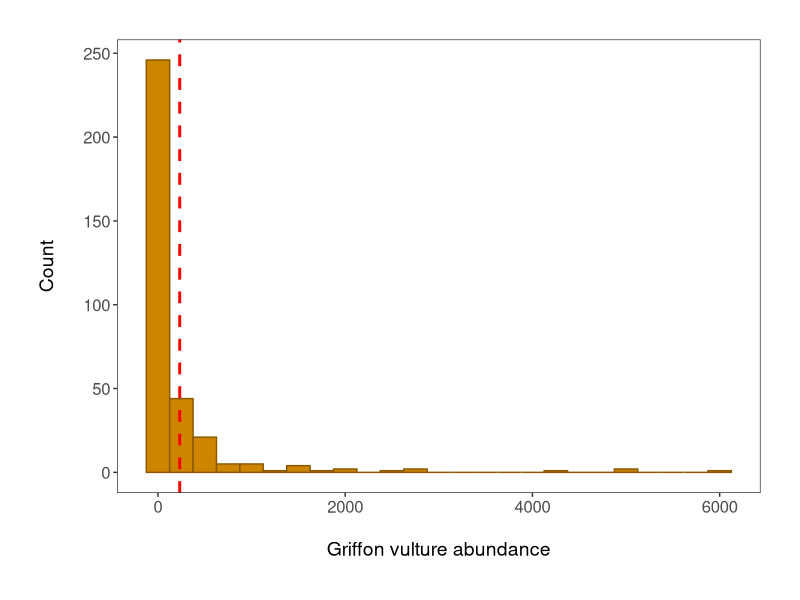
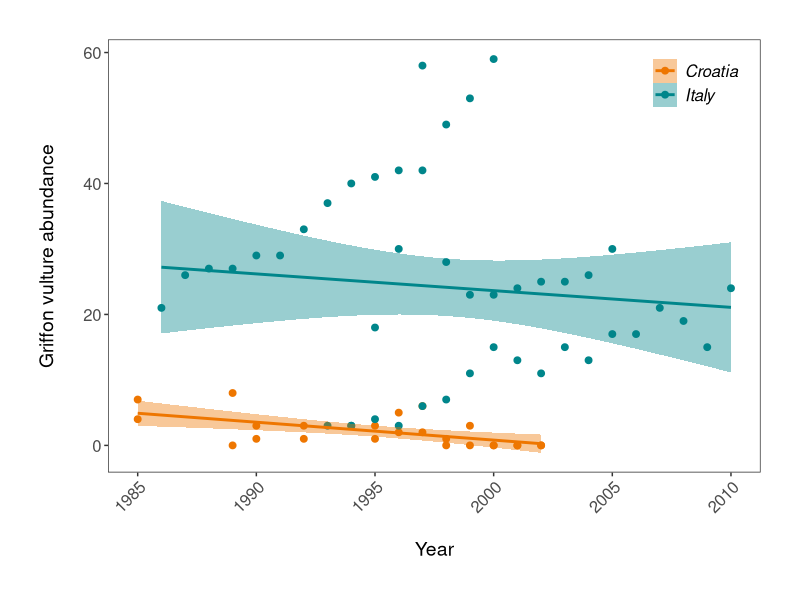
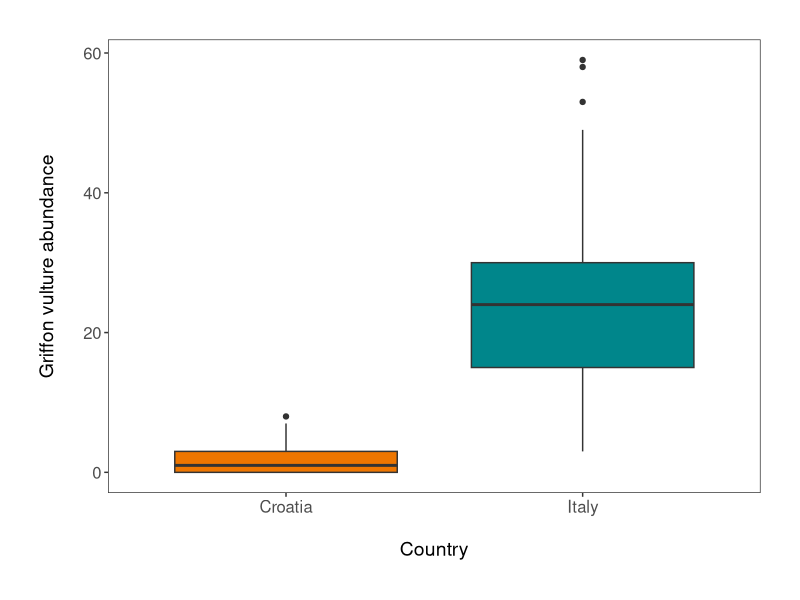
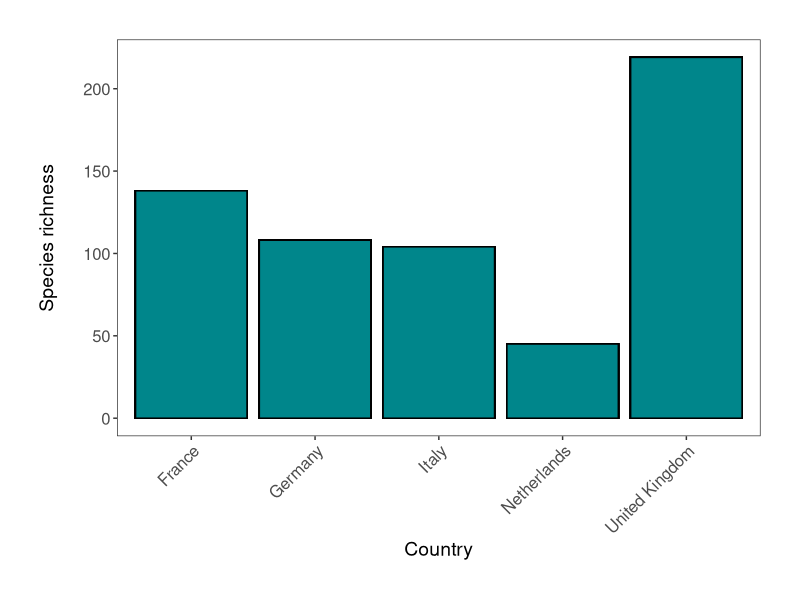
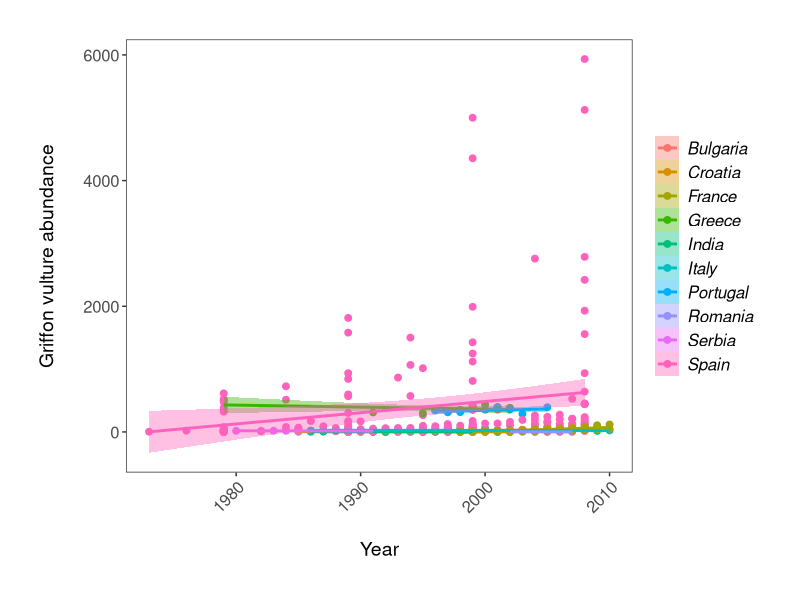
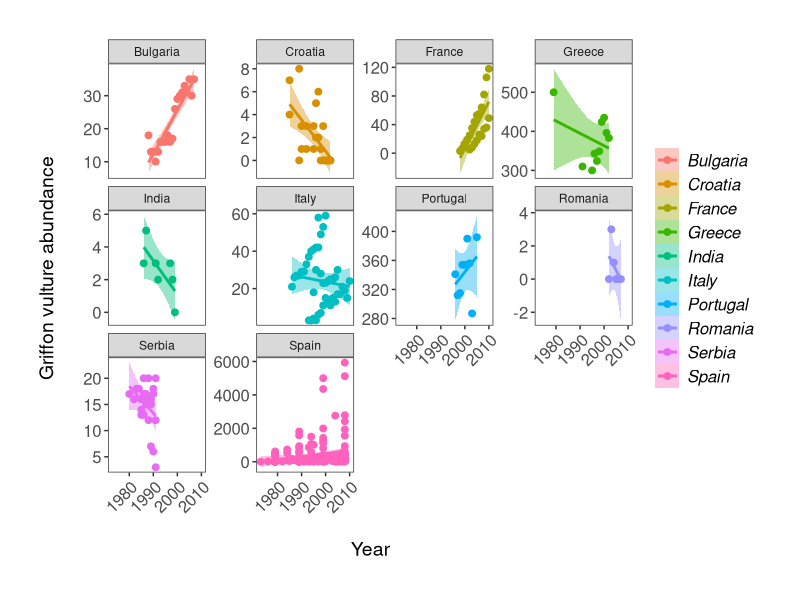
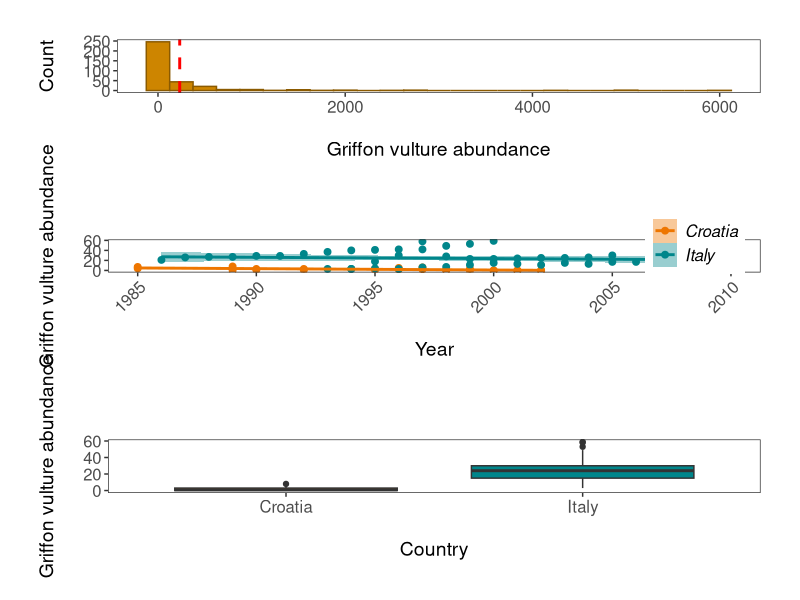
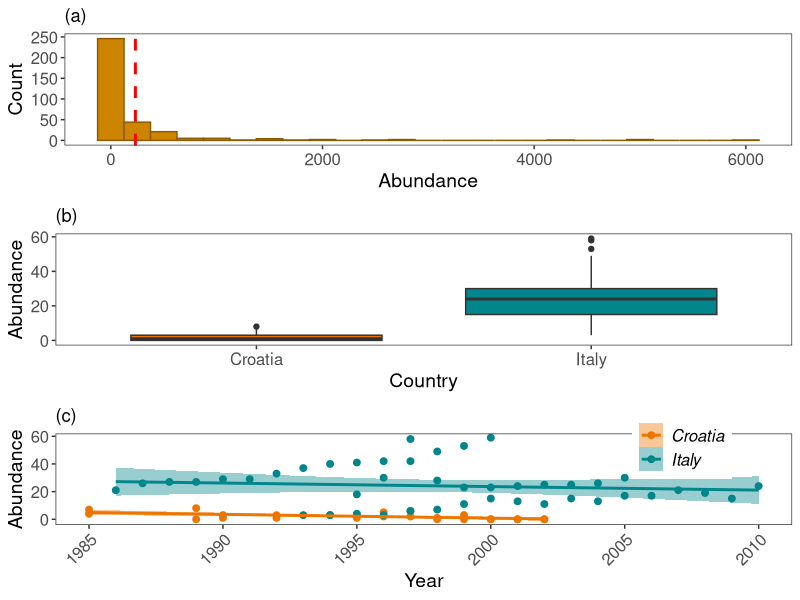

Source code (R) for these figures, in order:
# Data Visualization tutorial #

# Libraries ----

library(tidyr)
library(dplyr)
library(ggplot2)
library(readr)
library(gridExtra)

# Load and check LPI data ----

LPI <- read.csv("LPIdata_CC.csv")
str(LPI)

# Data wrangling to select variables + species of interest ----

LPI2 <- gather(LPI, "year", "abundance", 9:53)  # long format

LPI2$year <- parse_number(LPI2$year)
LPI2$abundance <- as.numeric(LPI2$abundance)

vulture <- LPI2 %>% 
  filter(Common.Name == "Griffon vulture / Eurasian griffon") %>% 
  na.omit()

# Create plots using ggplot ----

# Abundance of vultures with mean line ----
(vulture_hist <- ggplot(vulture, aes(x = abundance)) +
    geom_histogram(binwidth = 250, colour = "#8B5A00", fill = "#CD8500") +
    geom_vline(aes(xintercept = mean(abundance)), 
               colour = "red", linetype = "dashed", size=1) +
    theme_bw() +
    ylab("Count\n") +
    xlab("\nGriffon vulture abundance") +
    theme(axis.text = element_text(size = 12), 
          axis.title = element_text(size = 14, face = "plain"),
          panel.grid = element_blank(), 
          plot.margin = unit(c(1,1,1,1), units = , "cm")))

# Abundance of vultures in Croatia and Italy by year + linear model fit ----
vultureITCR <- filter(vulture, Country.list %in% c("Croatia", "Italy"))

(vulture_scatter <- ggplot(vultureITCR, aes (x = year, y = abundance, colour = Country.list)) +
    geom_point(size = 2) +   
    geom_smooth(method = "lm", aes(fill = Country.list)) +  # Adding linear model fit, colour-code by country
    theme_bw() +
    scale_fill_manual(values = c("#EE7600", "#00868B")) +   # Adding custom colours for solid geoms (ribbon)
    scale_colour_manual(values = c("#EE7600", "#00868B"),   # Adding custom colours for lines and points
                        labels = c("Croatia", "Italy")) +   # Adding labels for the legend
    ylab("Griffon vulture abundance\n") +                             
    xlab("\nYear")  +
    theme(axis.text.x = element_text(size = 12, angle = 45, vjust = 1, hjust = 1),  # making the years at a bit of an angle
          axis.text.y = element_text(size = 12),
          axis.title = element_text(size = 14, face = "plain"),                        
          panel.grid = element_blank(),  
          plot.margin = unit(c(1,1,1,1), units = , "cm"),  # Adding a 1cm margin around the plot
          legend.text = element_text(size = 12, face = "italic"),  
          legend.title = element_blank(),  # Removing the legend title
          legend.position = c(0.9, 0.9)))     

# Abundance of vultures by country boxplot ----
(vulture_boxplot <- ggplot(vultureITCR, aes(Country.list, abundance)) + 
    geom_boxplot(aes(fill = Country.list)) +
    theme_bw() +
    scale_fill_manual(values = c("#EE7600", "#00868B")) + 
    scale_colour_manual(values = c("#EE7600", "#00868B")) + 
    ylab("Griffon vulture abundance\n") +                             
    xlab("\nCountry")  +
    theme(axis.text = element_text(size = 12),
          axis.title = element_text(size = 14, face = "plain"),                     
          panel.grid = element_blank(),       
          plot.margin = unit(c(1,1,1,1), units = , "cm"),  
          legend.position = "none"))  # Removing legend - not needed with only 2 factors

# Richness of common names per country barplot ----
richness <- LPI2 %>% 
  filter (Country.list %in% c("United Kingdom", "Germany", "France", "Netherlands", "Italy")) %>%
  group_by(Country.list) %>%
  mutate(richness = (length(unique(Common.Name)))) # create new column based on how many unique common names (or species) there are in each country 

(richness_barplot <- ggplot(richness, aes(x = Country.list, y = richness)) +
    geom_bar(position = position_dodge(), stat = "identity", colour = "black", fill = "#00868B") +
    theme_bw() +
    ylab("Species richness\n") +                             
    xlab("Country")  +
    theme(axis.text.x = element_text(size = 12, angle = 45, vjust = 1, hjust = 1),  # Angled labels, so text doesn't overlap
          axis.text.y = element_text(size = 12),
          axis.title = element_text(size = 14, face = "plain"),                      
          panel.grid = element_blank(),                                          
          plot.margin = unit(c(1,1,1,1), units = , "cm")))

# Abundances of vultures every year in different countries ----
(vulture_scatter_all <- ggplot(vulture, aes (x = year, y = abundance, colour = Country.list)) +
    geom_point(size = 2) +                                               # Changing point size
    geom_smooth(method = "lm", aes(fill = Country.list)) +               # Adding linear model fit, colour-code by country
    theme_bw() +
    ylab("Griffon vulture abundance\n") +                             
    xlab("\nYear")  +
    theme(axis.text.x = element_text(size = 12, angle = 45, vjust = 1, hjust = 1),     # making the years at a bit of an angle
          axis.text.y = element_text(size = 12),
          axis.title = element_text(size = 14, face = "plain"),                        
          panel.grid = element_blank(),                                   # Removing the background grid lines               
          plot.margin = unit(c(1,1,1,1), units = , "cm"),                 # Adding a 1cm margin around the plot
          legend.text = element_text(size = 12, face = "italic"),         # Setting the font for the legend text
          legend.title = element_blank(),                                 # Removing the legend title
          legend.position = "right"))   

# BUT this is too much info = not visible 
# so change it intp panels 

(vulture_scatter_facets <- ggplot(vulture, aes (x = year, y = abundance, colour = Country.list)) +
    geom_point(size = 2) +                                               # Changing point size
    geom_smooth(method = "lm", aes(fill = Country.list)) +               # Adding linear model fit, colour-code by country
    facet_wrap(~ Country.list, scales = "free_y") +                      # THIS LINE CREATES THE FACETTING + free scales to allow different abundance scales per country
    theme_bw() +
    ylab("Griffon vulture abundance\n") +                             
    xlab("\nYear")  +
    theme(axis.text.x = element_text(size = 12, angle = 45, vjust = 1, hjust = 1),     # making the years at a bit of an angle
          axis.text.y = element_text(size = 12),
          axis.title = element_text(size = 14, face = "plain"),                        
          panel.grid = element_blank(),                                   # Removing the background grid lines               
          plot.margin = unit(c(1,1,1,1), units = , "cm"),                 # Adding a 1cm margin around the plot
          legend.text = element_text(size = 12, face = "italic"),         # Setting the font for the legend text
          legend.title = element_blank(),                                 # Removing the legend title
          legend.position = "right"))   

# Make a pannel of all graphs ----
grid.arrange(vulture_hist, vulture_scatter, vulture_boxplot, ncol = 1)  # looks bal and streched out

# make it better 
(panel <- grid.arrange(
  vulture_hist + ggtitle("(a)") + ylab("Count") + xlab("Abundance") +   # adding labels to the different plots
    theme(plot.margin = unit(c(0.2, 0.2, 0.2, 0.2), units = , "cm")),
  
  vulture_boxplot + ggtitle("(b)") + ylab("Abundance") + xlab("Country") +
    theme(plot.margin = unit(c(0.2, 0.2, 0.2, 0.2), units = , "cm")),
  
  vulture_scatter + ggtitle("(c)") + ylab("Abundance") + xlab("Year") +
    theme(plot.margin = unit(c(0.2, 0.2, 0.2, 0.2), units = , "cm")) +
    theme(legend.text = element_text(size = 12, face = "italic"),     
          legend.title = element_blank(),                                   
          legend.position = c(0.85, 0.85)), # changing the legend position so that it fits within the panel
  
  ncol = 1)) # ncol determines how many columns you have

# save panel 
ggsave(panel, file = "vulture_panel2.png", width = 5, height = 12) 

# Challenge ----

# select 2 species over time from LPI 

species <- LPI %>% 
  gather(data = ., "year", "abundance", 9:53) %>% 
  mutate(year = parse_number(.$year), abundance = as.numeric(.$abundance)) %>% 
  filter(Common.Name == c("Grey seal","Sea otter")) %>% 
  na.omit()

# Abundance of gray seal and sea otter over time 
(species_scatter <- ggplot(species, aes (x = year, y = abundance, colour = Common.Name)) +
    geom_point(size = 2) +   
    geom_smooth(method = "lm", aes(fill = Common.Name)) +  # Adding linear model fit, colour-code by country
    theme_bw() +
    scale_fill_manual(values = c("#EE7600", "#00868B")) +   # Adding custom colours for solid geoms (ribbon)
    ylab("Sea otter and Gray seal aundance\n") +                             
    xlab("\nYear")  +
    theme(axis.text.x = element_text(size = 12, angle = 45, vjust = 1, hjust = 1),  # making the years at a bit of an angle
          axis.text.y = element_text(size = 12),
          axis.title = element_text(size = 14, face = "plain"),                        
          panel.grid = element_blank(),  
          plot.margin = unit(c(1,1,1,1), units = , "cm"),  # Adding a 1cm margin around the plot
          legend.text = element_text(size = 12, face = "italic"),  
          legend.title = element_blank(),  # Removing the legend title
          legend.position = c(0.9, 0.9)))     

# Abundance of sea otter and gray seal in 5 countries 

countries <- filter(species, Country.list %in% c("United Kingdom", "Canada", "United States", "Russian Federation", "Iceland"))

(countries_barplot <- ggplot(countries, aes(x = Country.list, y = abundance)) +
    geom_bar(position = position_dodge(), stat = "identity", colour = "black", fill = "#00868B") +
    facet_wrap(~ Common.Name, scales = "free_y") +
    theme_bw() +
    ylab("Abundance\n") +                             
    xlab("Country")  +
    theme(axis.text.x = element_text(size = 12, angle = 45, vjust = 1, hjust = 1),  # Angled labels, so text doesn't overlap
          axis.text.y = element_text(size = 12),
          axis.title = element_text(size = 14, face = "plain"),                      
          panel.grid = element_blank(),                                          
          plot.margin = unit(c(1,1,1,1), units = , "cm")))
